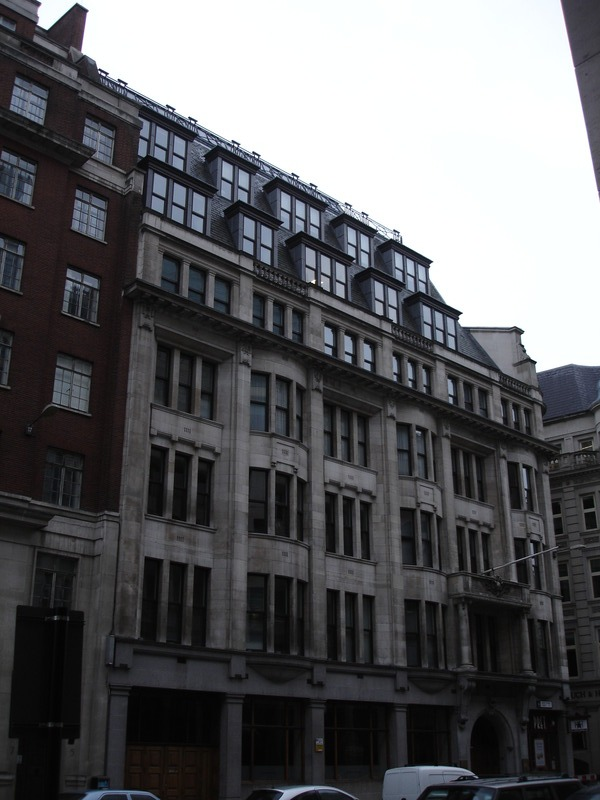
#> input picture SVAO4/L.jpg, 600 x 800 px
$ python histograms.py
#> lines starting #> are read from the running program, lines starting #| are printed output that depends on the picture; after the words box and inside, x2 and y2 are one past the last pixel; in counts of white or black regions, pixels touching at a corner belong together
# %%

from time import time

import cv2 as cv
import matplotlib.pyplot as plt
import numpy as np


# %%
def timer(fun):
    def timed_fun(*args, **kwargs):
        start_time = time()
        output = fun(*args, **kwargs)
        end_time = time()
        print("{}\t\t\t\tRuntime: {:0.1f} ms".format(fun.__name__, (end_time - start_time) * 10 ** 3))
        return output

    return timed_fun


def plot_img(img, title='image'):
    fig = plt.figure(tight_layout=True)
    ax1 = plt.subplot2grid((2, 3), (0, 0), rowspan=2, colspan=2)
    ax2 = plt.subplot2grid((2, 3), (0, 2))
    ax3 = plt.subplot2grid((2, 3), (1, 2))
    ax1.imshow(img, cmap='gray')
    ax1.set_title(title)
    hist, _, _ = ax2.hist(img.flatten(), bins=256)
    ax3.plot(hist.cumsum() / hist.cumsum().max())


def range_by_quantiles(img, p_low, p_high, verbose=False):
    """ Function finds quantiles based on p_low and p_high

    Args:
        img (np.array): 2D matrix (numbers from 0 - 255) representing
            black&white image
        p_low (float): low quantile to map it to 0
        p_high (float): high quantile to map it to 255
        verbose (bool): Verbose output

    Returns:
        x_low (float): point where quantile defined by p_low ends
        x_high (float): point where quantile defined by p_high starts
    """
    img = img.flatten()  # transform 2D array into a long vector
    hist, bin_edges = np.histogram(img, bins=256)  # calculate histogram
    cumul_hist = hist.cumsum()
    cumul_hist = cumul_hist / cumul_hist.max()  # normalize cdf
    x_low = np.argmin(np.abs(cumul_hist - p_low))  # find low quantile
    x_high = np.argmin(np.abs(cumul_hist - p_high))  # find high quantile
    if verbose:
        fig, axs = plt.subplots(1, 2)
        axs[0].bar(range(0, 256), hist)
        axs[1].plot(cumul_hist)
    return x_low, x_high


@timer
def transform_by_lut(img, x_low, x_high, verbose=False):
    """ function transformes image based x_low and x_high

    args:
        img (np.array): 2d matrix (numbers from 0-255) representing
            black&white image
        x_low (float): point where low quantil ends
        x_high (float): point where high quantil starts
        verbose (bool): Verbose output

    Returns:
        transformed image
    """

    if verbose:
        print("x_low: {}\tx_high: {}".format(x_low, x_high))

    # Make a mapping function to transform a single pixel based on x_low and x_high values
    # the x_low and x_high are taken from the local scope of the 'transform_by_lut' function
    # on definition and will get embedded into the actual 'pixel_transformation' function
    def pixel_transformation(pixel_value):
        if pixel_value < x_low:
            new_pixel_value = 0
        elif pixel_value > x_high:
            new_pixel_value = 255
        else:
            new_pixel_value = 255 / (x_high - x_low) * (pixel_value - x_low)
        return new_pixel_value

    # map_function = np.vectorize(pixel_transformation, otypes=[int])
    # return map_function(img)

    # Use the pixel transformation function to create a lookup table
    # Use dict for quick indexing
    lookup_table = {x: pixel_transformation(x) for x in range(0, 256)}

    # # I thought lists are linked lists, but apparently they're arrays, so indexing is O(1) anyways
    # # https://wiki.python.org/moin/TimeComplexity
    # lookup_table = [pixel_transformation(x) for x in range(0, 256)]
    # lookup_table = np.array(lookup_table)  # somehow np.arrays are much slower (??)

    # Create a function that takes pixel value as input and uses it to index into lookup_table to get the result
    def pixel_lookup(pixel_value):
        return lookup_table[pixel_value]

    # Use the np.vectorize function to apply pixel_lookup to every element of the np.array
    map_function = np.vectorize(pixel_lookup, otypes=[int])
    return map_function(img)
    # I hoped the .vectorize function will make the calculations quicker, but it's apparently just a convenience
    # function that's implemented as a for loop anyways
    # https://numpy.org/doc/stable/reference/generated/numpy.vectorize.html


# This function does computation (~run-time-calculation) for every pixel in the image, instead of lookup table indexing
@timer
def transform_by_ruc(img, x_low, x_high, verbose=False):
    """ function transformes image based x_low and x_high

    args:
        img (np.array): 2d matrix (numbers from 0-255) representing
            black&white image
        x_low (float): point where low quantil ends
        x_high (float): point where high quantil starts
        verbose (bool): Verbose output

    Returns:
        transformed image
    """

    if verbose:
        print("x_low: {}\tx_high: {}".format(x_low, x_high))

    # Make a mapping function to transform a single pixel based on x_low and x_high values
    # the x_low and x_high are taken from the local scope of the 'transform_by_lut' function
    # on definition and will get embedded into the actual 'pixel_transformation' function
    def pixel_transformation(pixel_value):
        if pixel_value < x_low:
            new_pixel_value = 0
        elif pixel_value > x_high:
            new_pixel_value = 255
        else:
            new_pixel_value = 255 / (x_high - x_low) * (pixel_value - x_low)
        return new_pixel_value

    map_function = np.vectorize(pixel_transformation, otypes=[int])
    return map_function(img)


# %%

img = plt.imread("L.jpg")
#> img is the input picture: shape (800, 600, 3); mean R, G, B 93.9, 94.3, 96.8
grayscaled = cv.cvtColor(img, cv.COLOR_BGR2GRAY)
P_LOW = 0
P_HIGH = 0.7
# ^^ setting the upper probability to a low enough value (around the "elbow" in the CDF)
# lets the quantile move away from the peak at 255
x_low, x_high = range_by_quantiles(grayscaled, P_LOW, P_HIGH, verbose=False)
#> in range_by_quantiles, `hist, bin_edges = np.histogram(img, bins=256)`: hist = 256 values, max 92261 at index 255, min 6 at index 0, mean 1875; bin_edges = 257 values from 0 to 255
#> in range_by_quantiles, `cumul_hist = hist.cumsum()`: cumul_hist = 256 values from 6 to 480000
#> in range_by_quantiles, `cumul_hist = cumul_hist / cumul_hist.max()`: cumul_hist = 256 values from 1.25e-05 to 1
#> in range_by_quantiles, `x_low = np.argmin(np.abs(cumul_hist - p_low))`: x_low = 0
#> in range_by_quantiles, `x_high = np.argmin(np.abs(cumul_hist - p_high))`: x_high = 98
#> x_low = 0; x_high = 98
transformed = transform_by_lut(img, x_low, x_high, verbose=False)
#> in pixel_transformation, `new_pixel_value = 255 / (x_high - x_low) * (pixel_value - x_low)`: new_pixel_value = 0
#> in transform_by_lut, `lookup_table = {x: pixel_transformation(x) for x in range(0, 256)}`: lookup_table = 256 items
transformed_ruc = transform_by_ruc(grayscaled, x_low, x_high, verbose=False)
#> in transform_by_ruc, `return map_function(img)`:
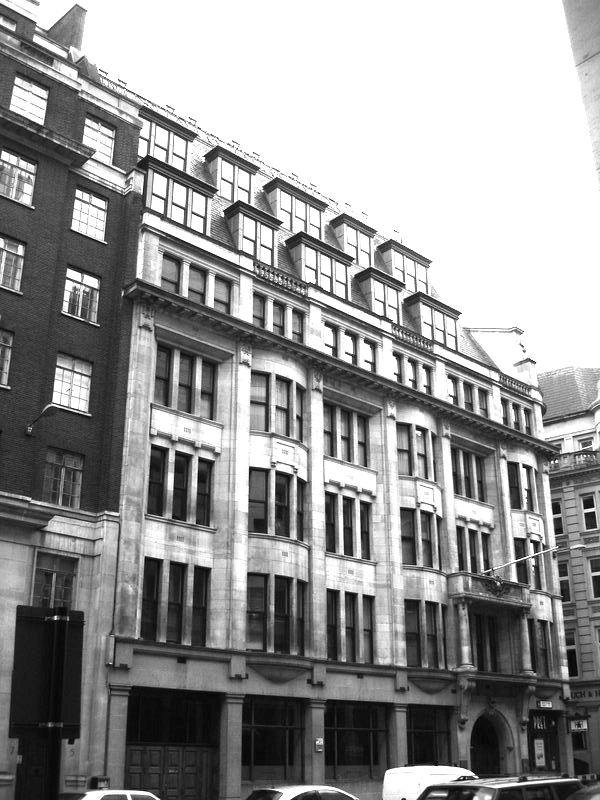
#> returned value: shape (800, 600) int64; min 0, max 255, mean 149.4
# %%

# PLOT HISTOGRAMS HERE (CHECK IF IT IS CORRECT)
plot_img(img, 'original image')
#> in plot_img, `hist, _, _ = ax2.hist(img.flatten(), bins=256)`: hist = 256 values, max 237916 at index 255, min 45 at index 219, mean 5625
plot_img(transformed, 'transformed image | naive thresholding with p_high = 0.7')


# %% md
def create_mask(img, thresh_low, thresh_high, plot=False):
    """ Function creates a boolean mask with pixels whose values are between
        thresh_low and thresh_high values

    Args:
        img (np.array): 2D matrix (numbers from 0 - 255) representing
            black&white image
        thresh_low (int): lower pixel brightness threshold for boolean masking
        thresh_high (int): higher pixel brightness threshold for boolean masking
        plot (bool): verbose plotting

    Returns:
        mask_combined (np.array): 2D boolean matrix with the composite mask
    """
    mask_low, mask_high = img >= thresh_low, img <= thresh_high  # creates two masks that filter out dark/bright pixels
    masks = np.stack([mask_low, mask_high])  # stack the masks along a new axis
    mask_composite = masks.all(axis=0)  # check for pixels that fit in both masks
    if plot:
        plt.figure()
        plt.imshow(mask_composite, cmap='gray')
        plt.title("Boolean mask")
    return mask_composite


def range_by_quantiles_masked(img, p_low, p_high, thresh_low=5, thresh_high=250, verbose=False):
    """ Function finds quantiles based on p_low and p_high

    Args:
        img (np.array): 2D matrix (numbers from 0 - 255) representing
            black&white image
        p_low (float): low quantile to map it to min pixel value
        p_high (float): high quantile to map it to max pixel value
        thresh_low (int): lower pixel brightness threshold for boolean masking
        thresh_high (int): higher pixel brightness threshold for boolean masking
        verbose (bool): Verbose output
        plot (bool): verbose plotting

    Returns:
        x_low (float): point where quantil defined by p_low ends
        x_high (float): point where quantil defined by p_high starts
    """
    mask = create_mask(img, thresh_low, thresh_high)
    img = img[mask]  # pick pixels that fit the mask (flattens automatically)

    bins = 256 - thresh_low - (255 - thresh_high)
    hist, bin_edges = np.histogram(img, bins=int(bins))  # calculate histogram
    cumul_hist = hist.cumsum()
    cumul_hist = cumul_hist / cumul_hist.max()  # normalize cdf
    if verbose:
        fig, axs = plt.subplots(1, 3)
        axs[0].imshow(mask, cmap='gray')
        axs[1].bar(range(thresh_low, thresh_high + 1), hist)
        axs[2].plot(range(thresh_low, thresh_high + 1), cumul_hist)
    x_low = np.argmin(np.abs(cumul_hist - p_low)) + thresh_low
    x_high = np.argmin(np.abs(cumul_hist - p_high)) + thresh_low
    return x_low, x_high, mask


@timer
def advanced_lut(img, p_low, p_high, verbose=False, plot=False, segment_borders=None, segment_count=10):
    """ Function transforms image based p_low and p_high

    Segments the image pixels based on their values and does histogram
    equalization within the segments. This lets us separate the bright
    and dark parts of the image and do histogram equalization separately.

    This function also tries to do it without artifacts in transformed
    image.

    Args:
        img (np.array): 2D matrix (numbers from 0 - 255) representing
            black&white image
        p_low (float): low quantile to map it to min pixel value
        p_high (float): high quantile to map it to max pixel value
        plot (bool): verbose plotting

    Returns:
        img_new (np.array): transformed image
    """
    img_new = img.copy()  # copy the original image

    if segment_borders == None:  # segment the image into segments with equal ranges
        segment_range = 256 / segment_count
        segment_borders = [(int(left * segment_range), int(right * segment_range - 1)) for left, right in
                           enumerate(range(1, segment_count + 1))]

    for seg, thresholds in enumerate(segment_borders):
        x_low, x_high, mask = range_by_quantiles_masked(img, p_low, p_high, thresholds[0], thresholds[1],
                                                        verbose=plot)
        if verbose:
            print("Segment {}: \t x_low: {} \t x_high: {}".format(seg, x_low, x_high))
        img_masked = img[mask]  # flat array of masked pixels

        def pixel_transformation(pixel_value):
            if pixel_value < x_low:
                new_pixel_value = thresholds[0]  # pixels below the quantile are set to the lower segment threshold
            elif pixel_value > x_high:
                new_pixel_value = thresholds[1]  # ~ ^
            else:
                new_pixel_value = thresholds[0] + (thresholds[1] - thresholds[0]) / (x_high - x_low) * (
                        pixel_value - x_low)
            return new_pixel_value

        # Use the pixel transformation function to create a lookup table
        lookup_table = {x: pixel_transformation(x) for x in range(0, 256)}

        if plot:
            plt.figure()
            x = [*range(thresholds[0], thresholds[1])]
            plt.plot(x, lookup_table[thresholds[0]:thresholds[1]])

        # Create a function that takes pixel value as input and uses it to index into lookup_table to get the result
        def pixel_lookup(pixel_value):
            return lookup_table[pixel_value]

        map_function = np.vectorize(pixel_lookup, otypes=[int])
        # vv update the pixels that fit the current mask, most time wasted here vv
        img_new[mask] = map_function(img_masked)

    return img_new


# Runs ~30x faster (on a single channel) because the computations don't rely on Python for loops
@timer
def masked_clahe(img):
    new_img = img.copy()
    mask = create_mask(img, 5, 245, plot=False)  # filter out the darkest/brightest pixels
    clahe = cv.createCLAHE()
    new_img[mask] = clahe.apply(img)[mask]  # update only masked pixels
    return new_img


# %%
img_RGB = plt.imread("M.jpg")  # The biomedical image is more interesting for contrast stretching imo
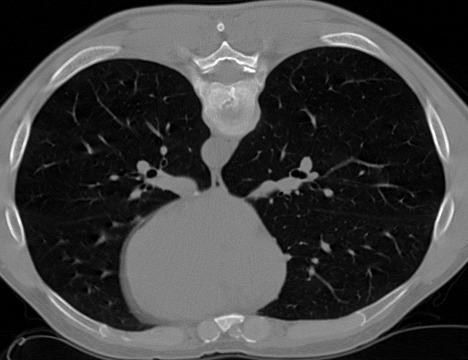
#> input picture SVAO4/M.jpg, 468 x 360 px
#> img_RGB is the input picture: shape (360, 468, 3); min 0, max 255, mean 63.8
# img_RGB = plt.imread("L.jpg")
img = img_RGB.copy()
P_LOW = 0.1
P_HIGH = 0.9

# I managed to unintentionally write the functions so they work even for imgs with multiple channels
# img = cv.cvtColor(img, cv.COLOR_RGB2GRAY)  # uncomment to use grayscale imgs
# transformed_img = advanced_lut(img, P_LOW, P_HIGH, verbose=True)

# transformed_img_5 = advanced_lut(img, P_LOW, P_HIGH, verbose=True, segment_count=5)

# stretch the histogram within the defined segments
borders = ((0, 104), (105, 255))  # values set up for the bio-medical img
transformed_img_borders = advanced_lut(img, P_LOW, P_HIGH, segment_borders=borders, verbose=False)
#> the loop in advanced_lut, `for seg, thresholds in enumerate(segment_borders):` made 2 passes
#> (x_low, x_high) on passes 1 to 2: (0, 34), (116, 149)
#> pass 1, in create_mask, `mask_low, mask_high = img >= thresh_low, img <= thresh_high`:
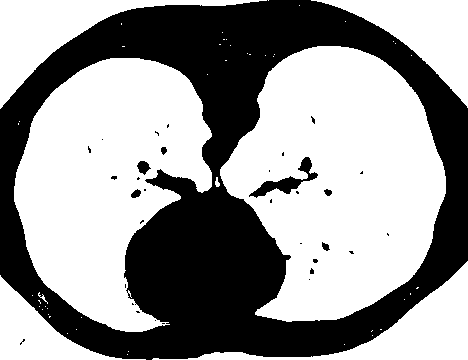
#> mask_high: shape (360, 468, 3) bool; 59.8% white; 33 black regions (26 under 20 px), largest, box (x1, y1, x2, y2) and area: (0, 0, 468, 360) 66597, (249, 157, 318, 198) 727, (137, 161, 151, 175) 120
#> after the loop in advanced_lut, `for seg, thresholds in enumerate(segment_borders):`:
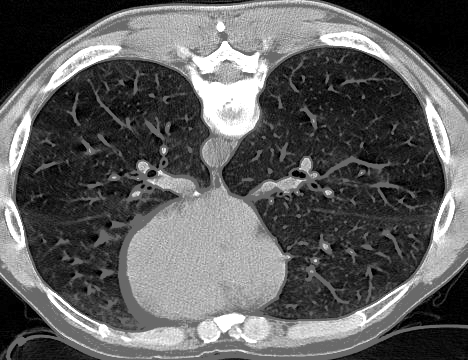
#> img_new: shape (360, 468, 3); min 0, max 255, mean 94.7

# If only one segment border is defined, the function works just like transform_by_lut, except on a masked image
# This way, pixels with values <5 and >240 are untouched by the transformation
transformed_img_border = advanced_lut(img, P_LOW, P_HIGH, segment_borders=((5, 240),), verbose=False, plot=False)
#> call 2 of advanced_lut, with p_low = 0.1, p_high = 0.9, verbose = False, plot = False, segment_borders = ((5, 240),), segment_count = 10
#> the loop in advanced_lut (call 2), `for seg, thresholds in enumerate(segment_borders):` made 1 pass
#> (x_low, x_high) on pass 1: (9, 136)
#> pass 1, in create_mask (call 3), `mask_composite = masks.all(axis=0)`:
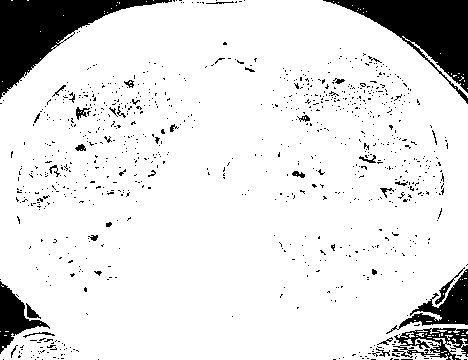
#> mask_composite: shape (360, 468, 3) bool; 88.6% white; 896 black regions (857 under 20 px), largest, box (x1, y1, x2, y2) and area: (0, 0, 172, 99) 5921, (323, 0, 468, 104) 5624, (386, 269, 468, 334) 1558
#> after the loop in advanced_lut (call 2), `for seg, thresholds in enumerate(segment_borders):`:
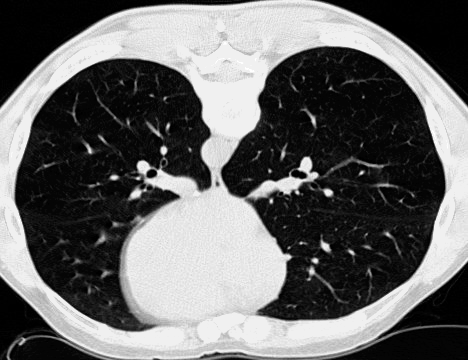
#> img_new: shape (360, 468, 3); min 0, max 255, mean 104.1

# Transform img into LAB, use clahe equalization on L, transform back into RGB
transformed_img_masked_clahe = cv.cvtColor(img_RGB, cv.COLOR_RGB2LAB)
#> transformed_img_masked_clahe: shape (360, 468, 3); mean of channels 0, 1, 2 66.3, 128, 128
transformed_img_masked_clahe[:, :, 0] = masked_clahe(
    transformed_img_masked_clahe[:, :, 0])  # local histogram equalization
#> transformed_img_masked_clahe: shape (360, 468, 3); mean of channels 0, 1, 2 123.5, 128, 128
transformed_img_masked_clahe = cv.cvtColor(transformed_img_masked_clahe, cv.COLOR_LAB2RGB)

plot_img(img, 'original image')
# plot_img(transformed_img, 'transformed with default arguments -> 2 equally big segments')
# plot_img(transformed_img_5, 'transformed with 5 equally big segments')
plot_img(transformed_img_borders, 'transformed with predefined segment borders')
plot_img(transformed_img_border, 'transformed with one predefined border')
plot_img(transformed_img_masked_clahe, 'transformed by clahe with default parameters')
plt.show()
#> figure, not shown here; panel 2: tallest bar 237916 high, from x = 254 to 255; panel 3: curve peaks at x = 255, y = 1
#> figure, not shown here; panel 2: tallest bar 437118 high, from x = 254 to 255; panel 3: curve peaks at x = 255, y = 1
#> figure, not shown here; panel 2: tallest bar 22284 high, from x = 0 to 0.996; panel 3: curve peaks at x = 255, y = 1
#> figure, not shown here; panel 2: tallest bar 31368 high, from x = 103.6 to 104.6; panel 3: curve peaks at x = 255, y = 1
#> figure, not shown here; panel 2: tallest bar 51054 high, from x = 239.1 to 240.1; panel 3: curve peaks at x = 255, y = 1
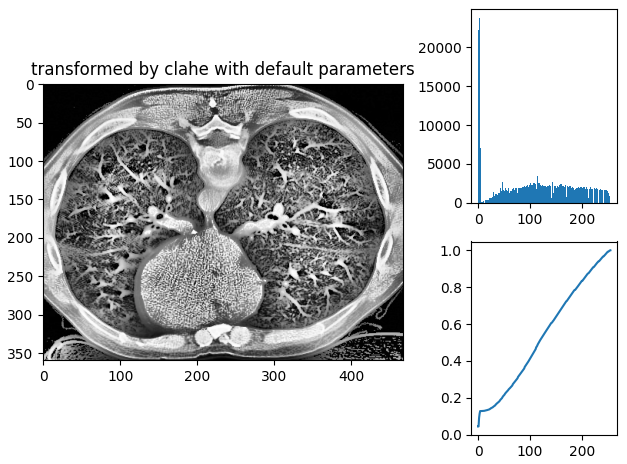
#> figure drawn by matplotlib, 3 panels; panel 2: tallest bar 23763 high, from x = 1.99 to 2.99; panel 3: curve peaks at x = 255, y = 1
